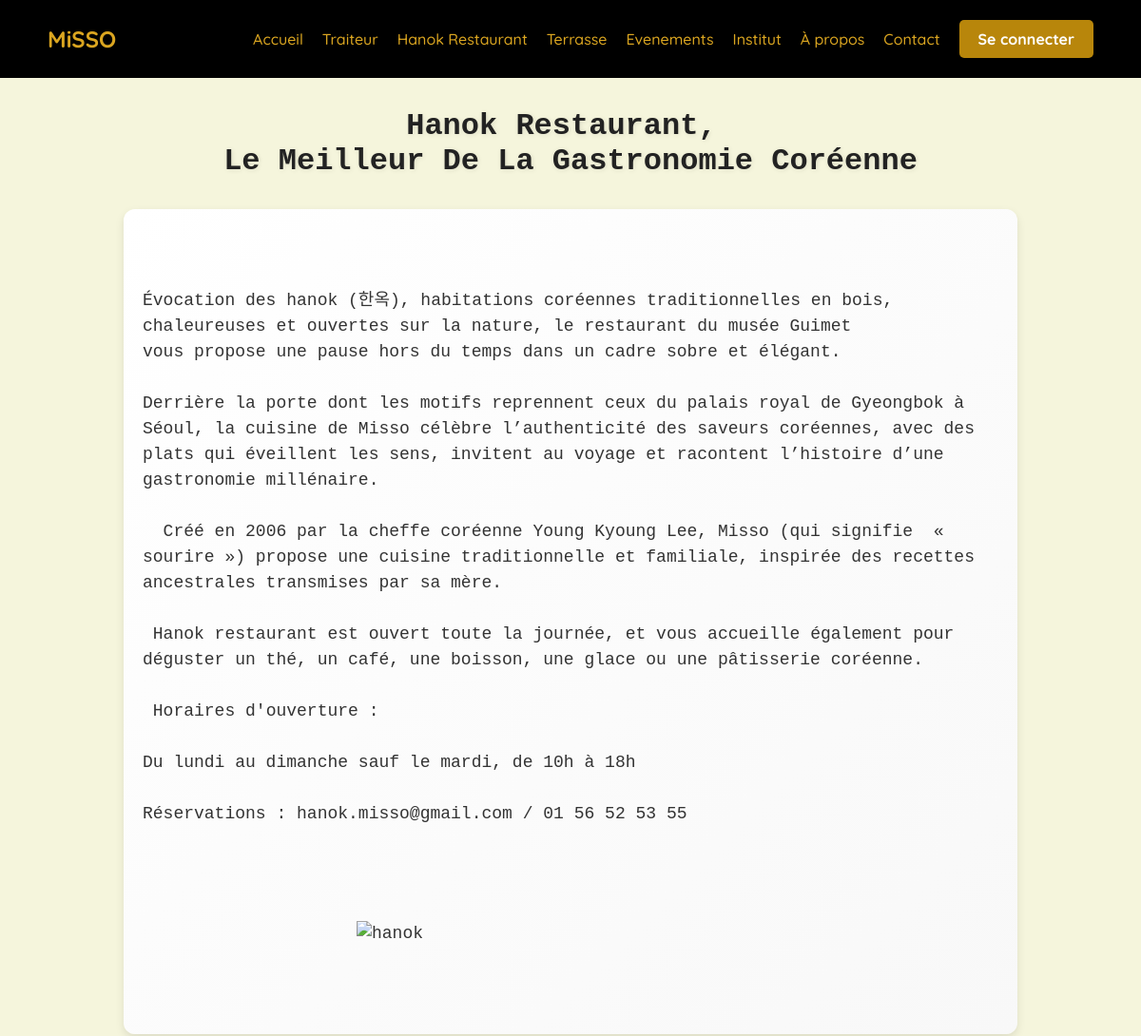
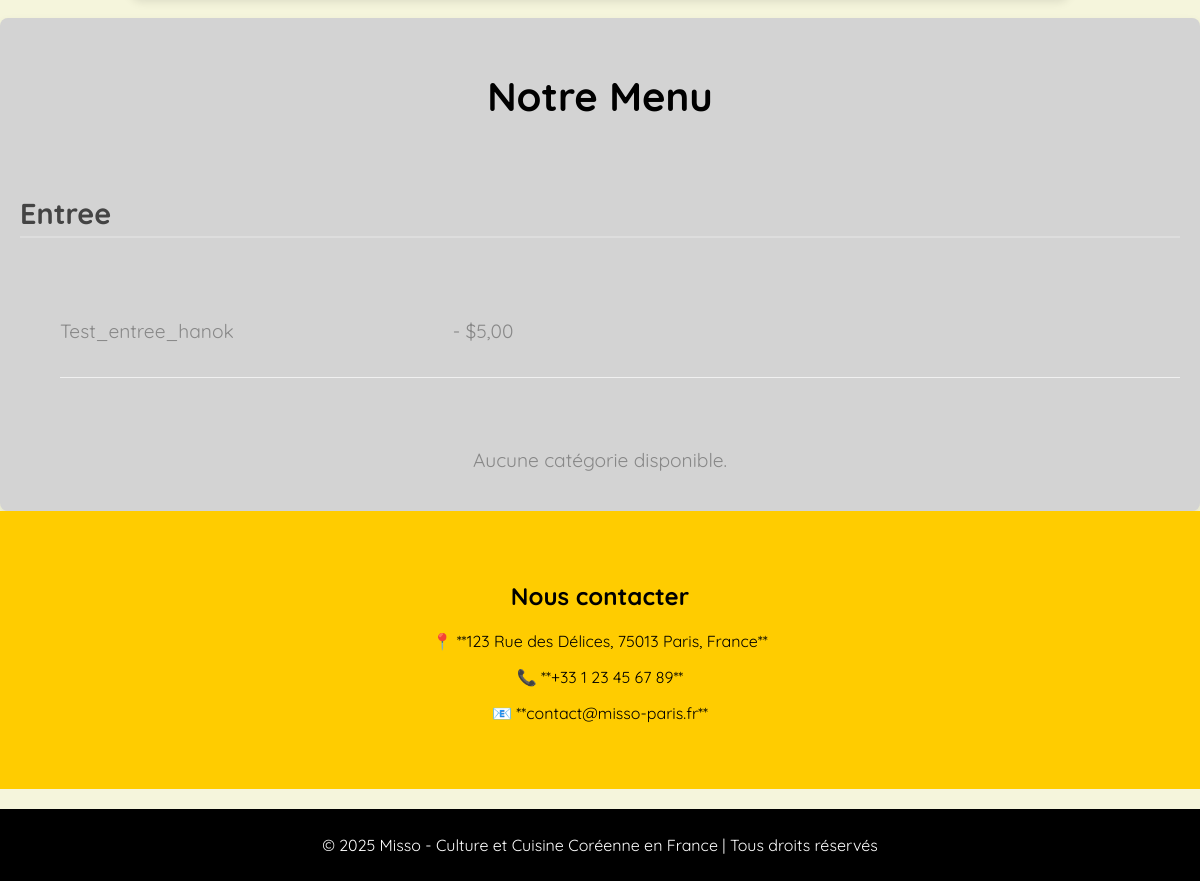
The app's page /restaurants/hanok/ with its own data (2 pictures, top to bottom).
### menu/models.py (models this page shows, shortened)
class Restaurant(models.Model):
    nom = models.CharField(max_length=100, unique=True)
    emplacement = models.CharField(max_length=255, blank=True, null=True)
    titre = models.TextField(max_length=500, blank=True, null=True)
    description = models.TextField(blank=True, null=True)
    image_path = models.CharField(max_length=255, blank=True, null=True)

class Menu(models.Model):
    nom = models.CharField(max_length=100, unique=True)
    restaurant = models.ForeignKey(Restaurant, on_delete=models.CASCADE)
    visible = models.BooleanField(default=True)

class CategoriePlat(models.Model):
    nom  = models.CharField(max_length=100, unique=True)
    description = models.TextField(blank=True, null=True)

class Plat(models.Model):
    menu = models.ForeignKey(Menu, on_delete=models.CASCADE)
    categorie = models.ForeignKey(CategoriePlat, on_delete=models.CASCADE)
    nom  = models.CharField(max_length=100, unique=True)
    prix = models.DecimalField(max_digits=6, decimal_places=2)
    description = models.TextField(blank=True, null=True)
    image_path = models.CharField(max_length=255, blank=True, null=True)

### menu/views.py (the view)
# urls.py: path('<str:restaurant_nom>/', menu, name='menu'),
def menu(request,restaurant_nom):
    restaurant = get_object_or_404(Restaurant, nom=restaurant_nom)
    menus = Menu.objects.filter(restaurant=restaurant)
    categoriesPlats = CategoriePlat.objects.all()
    categoriesBoissons= CategorieBoisson.objects.all()
    plats = Plat.objects.filter(categorie__in=categoriesPlats, menu__in=menus)
    accompagnementsPlats = AccompagnementPlat.objects.filter(plat__in=plats)
    boissons = Boisson.objects.filter(categorie__in=categoriesBoissons, menu__in=menus)
    accompagnementsBoissons = AccompagnementBoisson.objects.filter(boisson__in=boissons)
    return render(request, 'menu/restaurant.html', { 'restaurant': restaurant,'menus': menus, 'categoriesPlats': categoriesPlats, 'plats': plats, 'accompagnementsPlats':accompagnementsPlats,'boissons':boissons,'accompagnementsBoissons':accompagnementsBoissons})

### menu/templates/menu/restaurant.html
{% extends "menu/base.html" %}
{% load static %}
{% block title%}
<pre>{{restaurant.titre}}</pre>
{%endblock%}
{% block main%}
<pre>{{restaurant.description}}</pre>
{% if restaurant.image_path%}
  <img src='{% static '{{restaurant.image_path}}' %}' alt={{restaurant.nom}}>
{%endif%}
{%endblock%}
{% block content %}
  {%for menu in menus%}
    {%if menu.visible%}
      {%include 'partials/menu.html'%}
    {%endif%}
    {%empty%}
    <p>Aucun menu disponible</p>
  {%endfor%}
{% endblock %}

### menu/templates/partials/menu.html (shortened to what this page needs)
{% load static %}
{% block content %}
<section id="menu" class="menu">
    <div class="menu-container">
        <h1>Notre Menu</h1><br>
        {% for categorie in categoriesPlats %}
            <h2>{{ categorie.nom }}</h2><br>
            <ol class="plats">
                {% for item in plats %}
                    {% if item.categorie.id == categorie.id and item.menu.id == menu.id %}
                        <li class="menu-item">
                            <p class="nom">{{ item.nom }}</p>
                            <p class="prix">- ${{ item.prix }}</p><br>
                            <br>
                            <pre><p class="description"> {{ item.description }}</p></pre>
                        </li><br>
                    {% endif %}
                {% empty %}
                    <p>Aucun plat disponible.</p>
                {% endfor %}
            </ol>
        {% empty %}
            <p>Aucune catégorie disponible.</p>
        {% endfor %}
        {% for categorie in categoriesBoissons %}
        <h2>{{ categorie.nom }}</h2><br>
        <ol class="boissons">
            {% for item in boissons %}
                {% if item.categorie.id == categorie.id  and item.menu.id == menu.id%}
                    <li class="menu-item">
                        <p class="nom">{{ item.nom }}</p>
                        {% if item.prixBouteille %}
                        <p class="prix">Verre - ${{ item.prixVerre}}</p>
                            <p class="prix">Bouteille - ${{ item.prixBouteille }}</p><br>
                        {% else %}
                            <p class="prix">- ${{ item.prixVerre }}</p><br>
                        {%endif%}
                        {% if item.image_path %}
                            <img src="{% static item.image_path %}" alt="{{ item.nom }}"><br>
                        {% endif %}<br>
                        <pre><p class="description"> {{ item.description }}</p></pre>
                        <ul class="accompagnements">
                        {% for accompagnement in accompanementsBoissons %}
                            {% if item.id == accompagnement.plat.id %}
                                <li class ="accompagnement">
                                <p class="nom">{{ accompagnement.nom }}</p>
                                <p class="prix">+ ${{ accompagnement.prix }}</p><br>
                                {% if accompagnement.image_path %}
                                    <img src="{% static accompagnement.image_path %}" alt="{{ accompagnement.nom }}"><br>
                                {% endif %}<br>
                                <pre><p class="description"> {{ accompagnement.description }}</p></pre>
                                </li>
                            {% endif %}<br>
                        {% endfor %}
                        </ul>
                    </li><br>
                {% endif %}
                {% empty %}
                <p>Aucune boisson disponible.</p>
            {% endfor %}
        </ol>
    {% empty %}
        <p>Aucune catégorie disponible.</p>
    {% endfor %}
    </div>
</section>
{% endblock %}

### utilisateurs/static/utilisateurs/restaurant.css (style rules this page uses)
body { font-family: 'Quicksand', sans-serif; margin: 0; padding: 0; display: block; height: 100vh; color: black; background: #F5F5DC; }
pre { white-space: pre-wrap; white-space: -moz-pre-wrap; white-space: -pre-wrap; white-space: -o-pre-wrap; word-wrap: break-word; }
img { display: block; margin-left: auto; margin-right: auto; width: 50%; }
.menu-container { max-width: 1200px; margin: 0 auto; padding: 20px; background-color: lightgrey; box-shadow: 0 4px 8px rgba(0, 0, 0, 0.1); border-radius: 8px; overflow: hidden; color:black; }
.menu-container h1 { font-size: 2.5rem; color: black; text-align: center; margin-bottom: 30px; }
.menu-container h2 { font-size: 1.8rem; color: #444; margin-bottom: 15px; padding-bottom: 5px; border-bottom: 2px solid #ddd; }
.menu-item { display: flex; flex-wrap: wrap; align-items: flex-start; justify-content: space-between; margin-bottom: 20px; border-bottom: 1px solid #f0f0f0; padding-bottom: 15px; }
.menu-item .description { font-size: 1rem; color: #666; margin-top: 10px; flex: 1; }
.menu-container p { font-size: 1.2rem; color: #888; text-align: center; margin-top: 30px; }

### records on screen
Restaurant: titre "Hanok Restaurant, Le Meilleur De La Gastronomie Coréenne", description "Évocation des hanok (한옥), habitations coréennes traditionnelles en bois, chaleureuses et ouvertes sur la nature, le restaurant du musée Guimet vous propose une pause hors du temps dans un cadre sobre et élégant. Derrière la porte dont les motifs reprennent ceux du palais royal de Gyeongbok à Séoul, la cuisine de Misso célèbre l’authenticité des saveurs coréennes, avec des plats qui éveillent les sens, invitent au voyage et racontent l’histoire d’une gastronomie millénaire. Créé en 2006 par la cheffe coréenne Young Kyoung Lee, Misso (qui signifie « sourire ») propose une cuisine traditionnelle et familiale, inspirée des recettes ancestrales transmises par sa mère. Hanok restaurant est ouvert…"
CategoriePlat: nom "Entree"
Plat: nom "Test_entree_hanok", prix "5,00"
